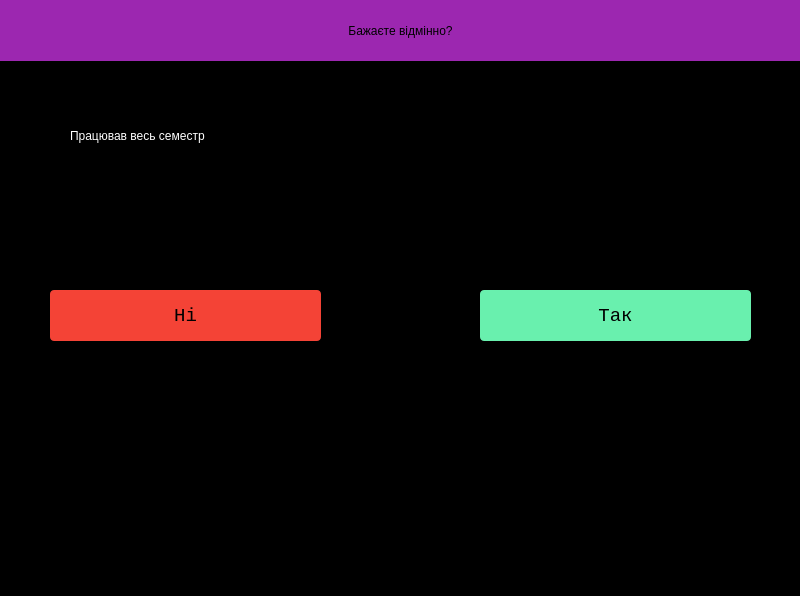
<?xml version="1.0" encoding="UTF-8"?>
<ui version="4.0">
 <class>MainWindow</class>
 <widget class="QMainWindow" name="MainWindow">
  <property name="geometry">
   <rect>
    <x>0</x>
    <y>0</y>
    <width>800</width>
    <height>596</height>
   </rect>
  </property>
  <property name="palette">
   <palette>
    <active>
     <colorrole role="Button">
      <brush brushstyle="SolidPattern">
       <color alpha="255">
        <red>0</red>
        <green>0</green>
        <blue>0</blue>
       </color>
      </brush>
     </colorrole>
     <colorrole role="Base">
      <brush brushstyle="SolidPattern">
       <color alpha="255">
        <red>0</red>
        <green>0</green>
        <blue>0</blue>
       </color>
      </brush>
     </colorrole>
     <colorrole role="Window">
      <brush brushstyle="SolidPattern">
       <color alpha="255">
        <red>0</red>
        <green>0</green>
        <blue>0</blue>
       </color>
      </brush>
     </colorrole>
    </active>
    <inactive>
     <colorrole role="Button">
      <brush brushstyle="SolidPattern">
       <color alpha="255">
        <red>0</red>
        <green>0</green>
        <blue>0</blue>
       </color>
      </brush>
     </colorrole>
     <colorrole role="Base">
      <brush brushstyle="SolidPattern">
       <color alpha="255">
        <red>0</red>
        <green>0</green>
        <blue>0</blue>
       </color>
      </brush>
     </colorrole>
     <colorrole role="Window">
      <brush brushstyle="SolidPattern">
       <color alpha="255">
        <red>0</red>
        <green>0</green>
        <blue>0</blue>
       </color>
      </brush>
     </colorrole>
    </inactive>
    <disabled>
     <colorrole role="Button">
      <brush brushstyle="SolidPattern">
       <color alpha="255">
        <red>0</red>
        <green>0</green>
        <blue>0</blue>
       </color>
      </brush>
     </colorrole>
     <colorrole role="Base">
      <brush brushstyle="SolidPattern">
       <color alpha="255">
        <red>0</red>
        <green>0</green>
        <blue>0</blue>
       </color>
      </brush>
     </colorrole>
     <colorrole role="Window">
      <brush brushstyle="SolidPattern">
       <color alpha="255">
        <red>0</red>
        <green>0</green>
        <blue>0</blue>
       </color>
      </brush>
     </colorrole>
    </disabled>
   </palette>
  </property>
  <property name="cursor">
   <cursorShape>PointingHandCursor</cursorShape>
  </property>
  <property name="windowTitle">
   <string>Laba4</string>
  </property>
  <property name="autoFillBackground">
   <bool>false</bool>
  </property>
  <property name="styleSheet">
   <string notr="true">background-color: #000;</string>
  </property>
  <widget class="QWidget" name="centralwidget">
   <widget class="QLabel" name="mainLbl">
    <property name="geometry">
     <rect>
      <x>0</x>
      <y>0</y>
      <width>801</width>
      <height>61</height>
     </rect>
    </property>
    <property name="toolTipDuration">
     <number>1</number>
    </property>
    <property name="styleSheet">
     <string notr="true">background-color: #9c27b0;
color: #000000;
border-radius: 0px;
text-align: center;

font: 14pt &quot;Courier New&quot;;</string>
    </property>
    <property name="text">
     <string>Бажаєте відмінно?</string>
    </property>
    <property name="textFormat">
     <enum>Qt::AutoText</enum>
    </property>
    <property name="alignment">
     <set>Qt::AlignCenter</set>
    </property>
   </widget>
   <widget class="QPushButton" name="noBtn">
    <property name="geometry">
     <rect>
      <x>50</x>
      <y>290</y>
      <width>271</width>
      <height>51</height>
     </rect>
    </property>
    <property name="font">
     <font>
      <family>Courier New</family>
      <pointsize>14</pointsize>
      <weight>50</weight>
      <italic>false</italic>
      <bold>false</bold>
     </font>
    </property>
    <property name="autoFillBackground">
     <bool>false</bool>
    </property>
    <property name="styleSheet">
     <string notr="true">background-color: #f44336;
color: #000000;
border:none;
border-radius: 4px;
font: 14pt &quot;Courier New&quot;;</string>
    </property>
    <property name="text">
     <string>Ні</string>
    </property>
   </widget>
   <widget class="QPushButton" name="yesBtn">
    <property name="geometry">
     <rect>
      <x>480</x>
      <y>290</y>
      <width>271</width>
      <height>51</height>
     </rect>
    </property>
    <property name="font">
     <font>
      <family>Courier New</family>
      <pointsize>14</pointsize>
      <weight>50</weight>
      <italic>false</italic>
      <bold>false</bold>
     </font>
    </property>
    <property name="autoFillBackground">
     <bool>false</bool>
    </property>
    <property name="styleSheet">
     <string notr="true">background-color: #69f0ae;
color: #000000;
border:none;
border-radius: 4px;
font: 14pt &quot;Courier New&quot;;</string>
    </property>
    <property name="text">
     <string>Так</string>
    </property>
   </widget>
   <widget class="QCheckBox" name="cheatChkBox">
    <property name="geometry">
     <rect>
      <x>50</x>
      <y>110</y>
      <width>271</width>
      <height>51</height>
     </rect>
    </property>
    <property name="mouseTracking">
     <bool>true</bool>
    </property>
    <property name="tabletTracking">
     <bool>false</bool>
    </property>
    <property name="layoutDirection">
     <enum>Qt::LeftToRight</enum>
    </property>
    <property name="autoFillBackground">
     <bool>false</bool>
    </property>
    <property name="styleSheet">
     <string notr="true">color: white;
border:none;
font: 14pt &quot;Courier New&quot;;
 </string>
    </property>
    <property name="text">
     <string>Працював весь семестр</string>
    </property>
    <property name="autoExclusive">
     <bool>false</bool>
    </property>
    <property name="tristate">
     <bool>false</bool>
    </property>
   </widget>
  </widget>
  <widget class="QStatusBar" name="statusbar"/>
 </widget>
 <resources/>
 <connections/>
</ui>
